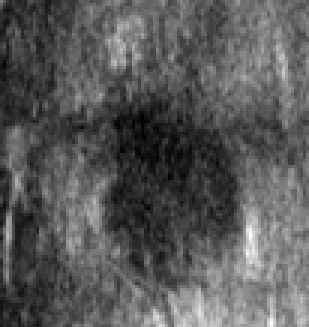
%> input picture Segmentation/Data/Test Images/xy13.bmp, 103 x 109 px (shown 3 times larger)
$ octave --eval "result = BreastTumorSegmentation;"   (GNU Octave 9; MATLAB toolbox functions it lacks are replaced by stand-ins)
%> lines starting %> are read from the running program, lines starting %| are printed output that depends on the picture
%> the answer given: Data/Test Images/xy13.bmp
%> in BreastTumorSegmentation, im is the input picture: size 109x103 uint8; min 0, max 255, mean 88.6
### Segmentation/ProbabilityImageBreast.m
function probIm = ProbabilityImageBreast(im)

imGray =  mat2gray(im);
imEq = histeq(imGray);
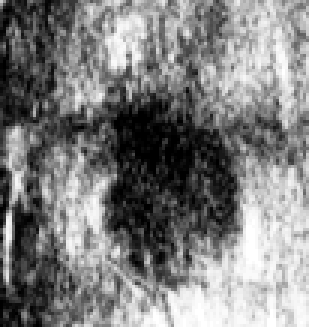
%> imEq: size 109x103 double (shown 3 times larger); min 0, max 1, mean 0.497

imDiff = SRAD3D(imEq,25,1);
imDiff = mat2gray(imDiff);

textureIm = VarianceTexture(imGray);
textureIm = mat2gray(textureIm);


[ren col] = size(imGray);

probIm = zeros(ren,col);

intensityProb = load('Data/Probabilities/tumorIntensityMax.mat');
intensityProb = intensityProb.tumorIntensityProb;
intensityProbIm = zeros(ren,col);

textureProb = load('Data/Probabilities/tumorTextureMean.mat');
textureProb = textureProb.tumorTextureProb;
textureProbIm = zeros(ren,col);

for i=1:ren
    for j=1:col

        intensity = imDiff(i,j);
        intensityIdx = round(intensity*256);

        if intensityIdx == 0
            intensityIdx = 1;
        end

        intensityPixProb = intensityProb(intensityIdx);
        intensityProbIm(i,j) = intensityPixProb;

        texture = textureIm(i,j);
        textureIdx = round(texture*256);

        if textureIdx == 0
            textureIdx = 1;
        end

        textureProbPix = textureProb(textureIdx);
        textureProbIm(i,j) = textureProbPix;

        probIm(i,j) = textureProbPix*intensityPixProb;

    end
end

intensityProbIm = mat2gray(intensityProbIm);
textureProbIm = mat2gray(textureProbIm);
probIm = mat2gray(probIm);

figure,
subplot(1,4,1), imshow(imGray), title('Original image')
subplot(1,4,2), imshow(imEq), title('Equalized image')
subplot(1,4,3), imshow(imDiff), title('Filtered Image')
subplot(1,4,4), imshow(intensityProbIm), title('Intensity Probability')
suptitle('Intensity Probability Process')

figure,
subplot(1,4,1), imshow(imGray), title('Original image')
subplot(1,3,2), imshow(textureIm), title('Texture Image')
subplot(1,3,3), imshow(textureProbIm), title('Texture Probability')
suptitle('Texture Probability Process')

figure, imshow(probIm), title('Probability Image')


### Segmentation/SRAD3D.m
function [J,rect] = SRAD(I,niter,lambda)
%> called with niter = 25, lambda = 1

%SRAD speckle reducing anisotropic diffusion.
%   Y. Yu and S.T. Acton, "Speckle reducing anisotropic diffusion," IEEE
%   Transactions on Image Processing, vol. 11, pp. 1260-1270, 2002.
%   <http://viva.ee.virginia.edu/publications/j_srad.pdf>
%
%INPUTS
%   I...........log compressed input image
%   niter.......number of iterations
%   lambda......smoothing time step
%   rect........homogeneous ROI [x y width height]
%
%DEFAULT INPUTS
%   rect........user specified at run-time
%
%OUTPUT
%   J...........log compressed output image
%   rect........homogeneous ROI [x y width height]
%
%USAGE
%
%   J = SRAD(I,NITER,LAMBDA) performs SRAD on the log compressed image I
%   using NITER iterations and a timestep LAMBDA.  A large number of
%   iterations produces more smoothing, while a large timestep produces
%   faster smoothing.  Too small an NITER or too large a LAMBDA are not
%   recommended.
%
%   J = SRAD(...,RECT) uses the user specified rectangle RECT to define
%   the region of uniform speckle.  RECT is specfied as in IMCROP or
%   GETRECT as [x y width height].
%
%   [J,rect] = SRAD(...) returns the rectangle RECT to the command line.
%   RECT is specfied as in IMCROP or  GETRECT as [x y width height].

%WRITTEN BY:  Drew Gilliam
%
%MODIFICATION HISTORY:
%   2005      Drew Gilliam
%       --creation
%       --modified original Yu MATLAB code - faster/user friendly
%   2006.02   Alla Aksel
%       --Added comments
%   2006.03   Drew Gilliam
%       --Changed header comments
%       --re-wrote Rob Janiczek c-code, added to SRAD function
%         new c-code version is 2x as fast as MATLAB version
%   2006.04   Drew Gilliam
%       --added diffusion coefficent saturation on [0,1]

% global FLAG_SRAD_CCODE FLAG_SRAD_WAIT
FLAG_SRAD_CCODE = 0;     % 1 = use c-code
FLAG_SRAD_WAIT  = 0;     % 1 = display wait bar
Q0 = 0.0020;
RHO = 0.2;


%==========================================================================
% SETUP
%==========================================================================

% check number of inputs
%error(nargchk(3,4,nargin))

% area of uniform speckle
% if nargin < 4 || isempty(rect)
%     imshow(I,[],'InitialMagnification','fit');
%     rect = getrect;
% end

% make image a double and normalize on [0,1]
I = double(I);
mx = max(I(:));
%> mx = 1
mn = min(I(:));
%> mn = 0
I = (I-mn)/(mx-mn);

% image size
[M,N,Z] = size(I);
%> M = 109; N = 103; Z = 1


%==========================================================================
% C-CODE
%==========================================================================
if FLAG_SRAD_CCODE

    % get row/col of rect
    r = [floor(rect(2)), ceil(rect(2)+rect(4))];
    c = [floor(rect(1)), ceil(rect(1)+rect(3))];

    % saturate row/col
    rsat = r<1 | M<r;
    r = (~rsat.*r) + (rsat.*[1 M]);

    csat = c<1 | N<c;
    c = (~csat.*c) + (csat.*[1 N]);

    % SRAD c-code
    J = SRAD_c(single(I),niter,lambda,...
        r(1),r(2),c(1),c(2),FLAG_SRAD_WAIT);
    J = double(J);


%==========================================================================
% MATLAB
%==========================================================================
else

    % image indices (using boudary conditions)
    iN = [1,1:M-1];
%> iN = 109 values from 1 to 108
    iS = [2:M, M];
%> iS = 109 values from 2 to 109
    jW = [1, 1:N-1];
%> jW = 103 values from 1 to 102
    jE = [2:N, N];
%> jE = 103 values from 2 to 103
    kT = [1, 1:Z-1];
    kB = [2:Z, Z];

    % log uncompress (also eliminates zero value pixels)
    I = exp(I);

    % wait bar
    if FLAG_SRAD_WAIT,
        hwait = waitbar(0,'SRAD: Diffusing Image');
    end


    % main algorithm
    for iter = 1:niter

        % speckle scale function
        %iter
        %Iuniform = imcrop(I(:,:,100),rect);
       % q0_squared = var(Iuniform(:)) / (mean(Iuniform(:))^2);
        q0_squared = Q0 .* exp (-RHO.*(iter-1));
        % differences
        dN = I(iN,:,:) - I;
        dS = I(iS,:,:) - I;
        dW = I(:,jW,:) - I;
        dE = I(:,jE,:) - I;
        dT = I(:,:,kT) - I;
        dB = I(:,:,kB) - I;

        % normalized discrete gradient magnitude squared (equ 52,53)
        G2 = (dN.^2 + dS.^2 + dW.^2 + dE.^2+ dT.^2 + dB.^2) ./ I.^2;

        % normalized discrete laplacian (equ 54)
        L = (dN + dS + dW + dE + dT + dB) ./ I;

        % ICOV (equ 31/35)
        num = (0.333*G2) - ((1/36)*(L.^2));
        den = (1 + ((1/6)*L)).^2;
        q_squared = num ./ (den + eps);

        % diffusion coefficent (equ 33)
        den = (q_squared - q0_squared) ./ (q0_squared *(1 + q0_squared) + eps);
        c = 1 ./ (1 + den);

        % saturate diffusion coefficent
        c(c<0) = 0;
        c(c>1) = 1;

        % divergence (equ 58)
        cS = c(iS,:,:);
        cE = c(:,jE,:);
        cB = c(:,:,kB);

        D = (c.*dN) + (cS.*dS) + (c.*dW) + (cE.*dE)+(c.*dT) + (cB.*dB);

        % update (equ 61)
        I = I + (lambda/6)*D;

        % update waitbar
        if FLAG_SRAD_WAIT, waitbar(iter/niter,hwait); end

        % [7 lines of commented-out code are left out]

    end
%> this loop made 25 passes
%> pass 1, in SRAD, `dS = I(iS,:,:) - I;`:
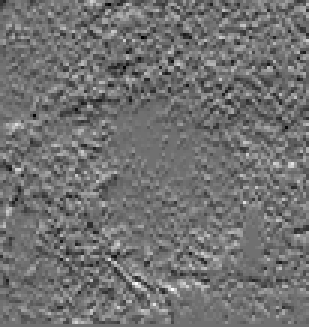
%> dS: size 109x103 double (shown 3 times larger); min -0.624, max 0.784, mean 0.00365; drawn with min black and max white
%> pass 1, in SRAD, `dW = I(:,jW,:) - I;`:
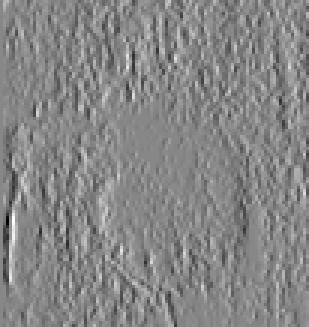
%> dW: size 109x103 double (shown 3 times larger); min -1.38, max 1.22, mean -0.00938; drawn with min black and max white
%> pass 1, in SRAD, `dE = I(:,jE,:) - I;`:
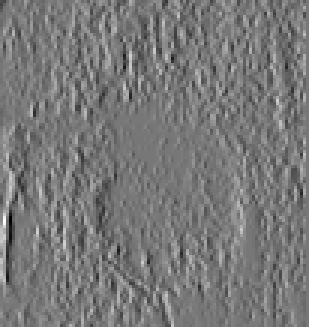
%> dE: size 109x103 double (shown 3 times larger); min -1.22, max 1.38, mean 0.00938; drawn with min black and max white
%> after the loop:
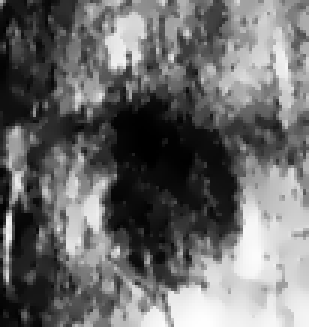
%> I: size 109x103 double (shown 3 times larger); min 1.02, max 2.67, mean 1.71; drawn with min black and max white
%> after the loop:
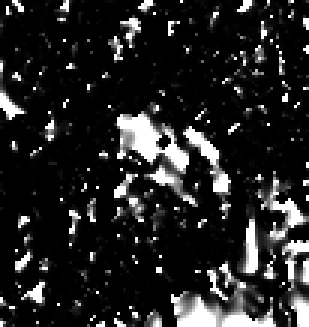
%> c: size 109x103 double (shown 3 times larger); min 6.14e-05, max 1, mean 0.145

    % log compression & output
    J = log(I);

    % close wait bar
    if FLAG_SRAD_WAIT, close(hwait); end

end

return


%**************************************************************************
% END OF FILE
%**************************************************************************

### Segmentation/VarianceTexture.m
function [textureIm glcm] = VarianceTexture(im)

imGray = mat2gray(im);
[ren col] = size(imGray);

textureIm = zeros(ren,col);

r = 6;     % Adjust for desired window size

M = ren+2*r;
N = col+2*r;

imPad = padarray(imGray,[r r],'symmetric');

offsets = [[0 -1 -1 -1]' , [1 1 -1 -1]'];

for n = 1+r:N-r
    for m = 1+r:M-r

        window = imPad(m+(-r:r),n+(-r:r));

        glcm = graycomatrix(window,'GrayLimits',[0 1],'NumLevels',16,'Offset',offsets);
        glcm = (glcm(:,:,1) + glcm(:,:,2) + glcm(:,:,3) + glcm(:,:,4))/4;

        variance = var(glcm(:));

        textureIm(m-r,n-r) = variance;

    end
end
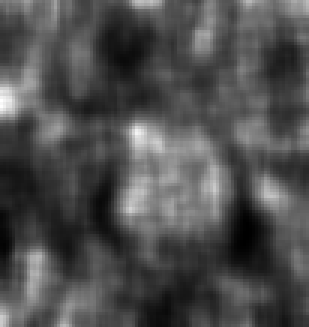
%> textureIm: size 109x103 double (shown 3 times larger); min 1.07, max 16.5, mean 5.84; drawn with min black and max white

textureIm = mat2gray(textureIm);
% figure, imshow(textureIm8), title('8 numlevels');

### Segmentation/BreastTumorSegmentation.m
function borders = BreastTumorSegmentation()

%%%%%%%%% loading and initializating image %%%%%%%%%%
[fileImages, pathImages, wtv] = uigetfile('*.bmp','Load Images','MultiSelect', 'on');

if ischar(fileImages)
    nImages = 1;
else
    [wtv nImages] = size(fileImages);
end

for i=1:nImages

    if ischar(fileImages)
        img_name = strcat(pathImages,fileImages);
    else
        img_name = strcat(pathImages,fileImages{i});
    end

    im = imread(img_name);
    imGray = mat2gray(im);

    figure, imshow(imGray), title('Original Image');

 %%%%%%%% Probability Image %%%%%%%%%%%%%

    probIm = ProbabilityImageBreast(imGray);
%> the run ends on the next line

 %%%%%% RegionGrowing %%%%%%%%%%%%%%%%%%%

    [seed maxDist] = RegionGrowingParameters(probIm);

    [borders, rgMask] = RegionGrowingBreast(probIm,seed,0.55,maxDist,false,true,true);

    figure,
    subplot(1,3,1), imshow(imGray), title('Original Image')
    subplot(1,3,2), imshow(rgMask), title('Segmented Region')
    subplot(1,3,3), imshow(imGray), title('Tumor Borders')
    hold all
    plot(borders(:,1), borders(:,2), 'LineWidth', 2)
    hold off
    suptitle('Region Growing Results')


end

$ run again, on Segmentation/Data/Test Images/xy5.bmp
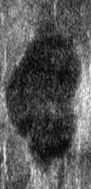
%> input picture Segmentation/Data/Test Images/xy5.bmp, 91 x 189 px
%> in BreastTumorSegmentation, im is the input picture: size 189x91 uint8; min 0, max 255, mean 87.2
%> in ProbabilityImageBreast, `imEq = histeq(imGray);`:
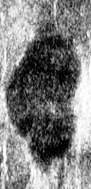
%> imEq: size 189x91 double; min 0, max 1, mean 0.497
%> mx = 1
%> mn = 0
%> after the loop in VarianceTexture, `for n = 1+r:N-r`:
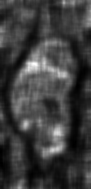
%> textureIm: size 189x91 double; min 1.17, max 19.22, mean 5.51; drawn with min black and max white
